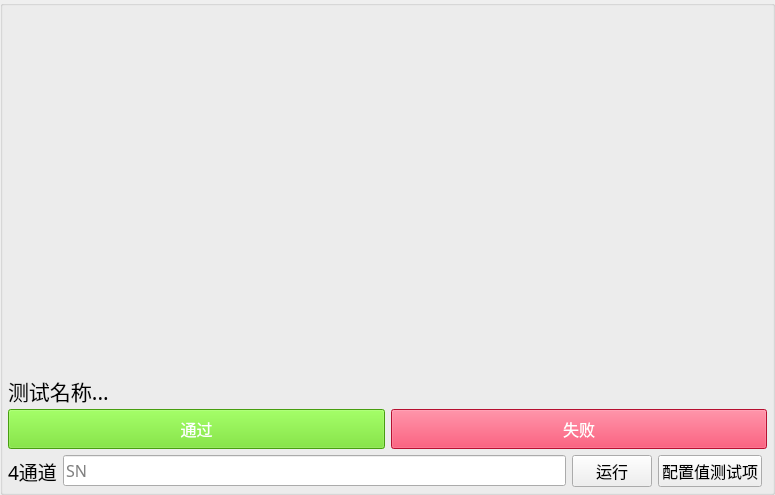
  <widget class="QGroupBox" name="groupBox_7">
   <property name="geometry">
    <rect>
     <x>1145</x>
     <y>495</y>
     <width>775</width>
     <height>495</height>
    </rect>
   </property>
   <property name="styleSheet">
    <string notr="true">QPushButton#pushButton_403{
color:white;
background:#64dd17;
}
QPushButton#pushButton_404{
color:white;
background:#ff1744;
}</string>
   </property>
   <property name="title">
    <string/>
   </property>
   <layout class="QVBoxLayout" name="verticalLayout_5">
    <property name="leftMargin">
     <number>5</number>
    </property>
    <property name="topMargin">
     <number>5</number>
    </property>
    <property name="rightMargin">
     <number>5</number>
    </property>
    <property name="bottomMargin">
     <number>5</number>
    </property>
    <item>
     <widget class="QStackedWidget" name="stackedWidget_4">
      <property name="sizePolicy">
       <sizepolicy hsizetype="Expanding" vsizetype="Expanding">
        <horstretch>0</horstretch>
        <verstretch>0</verstretch>
       </sizepolicy>
      </property>
      <property name="currentIndex">
       <number>0</number>
      </property>
      <widget class="QWidget" name="page_401">
       <layout class="QVBoxLayout" name="verticalLayout_13">
        <property name="leftMargin">
         <number>0</number>
        </property>
        <property name="topMargin">
         <number>0</number>
        </property>
        <property name="rightMargin">
         <number>0</number>
        </property>
        <property name="bottomMargin">
         <number>0</number>
        </property>
        <item>
         <layout class="QHBoxLayout" name="horizontalLayout_26">
          <item>
           <widget class="QLabel" name="label_401">
            <property name="sizePolicy">
             <sizepolicy hsizetype="Expanding" vsizetype="Expanding">
              <horstretch>5</horstretch>
              <verstretch>0</verstretch>
             </sizepolicy>
            </property>
            <property name="font">
             <font>
              <family>微软雅黑</family>
              <pointsize>28</pointsize>
             </font>
            </property>
            <property name="text">
             <string/>
            </property>
            <property name="alignment">
             <set>Qt::AlignCenter</set>
            </property>
           </widget>
          </item>
         </layout>
        </item>
        <item>
         <widget class="QLabel" name="label_403">
          <property name="minimumSize">
           <size>
            <width>0</width>
            <height>25</height>
           </size>
          </property>
          <property name="maximumSize">
           <size>
            <width>16777215</width>
            <height>25</height>
           </size>
          </property>
          <property name="font">
           <font>
            <family>黑体</family>
            <pointsize>16</pointsize>
           </font>
          </property>
          <property name="text">
           <string>测试名称...</string>
          </property>
         </widget>
        </item>
        <item>
         <layout class="QHBoxLayout" name="horizontalLayout_29">
          <item>
           <widget class="QPushButton" name="pushButton_403">
            <property name="minimumSize">
             <size>
              <width>0</width>
              <height>40</height>
             </size>
            </property>
            <property name="maximumSize">
             <size>
              <width>16777215</width>
              <height>40</height>
             </size>
            </property>
            <property name="font">
             <font>
              <family>黑体</family>
              <pointsize>12</pointsize>
             </font>
            </property>
            <property name="focusPolicy">
             <enum>Qt::NoFocus</enum>
            </property>
            <property name="text">
             <string>通过</string>
            </property>
           </widget>
          </item>
          <item>
           <widget class="QPushButton" name="pushButton_404">
            <property name="minimumSize">
             <size>
              <width>0</width>
              <height>40</height>
             </size>
            </property>
            <property name="maximumSize">
             <size>
              <width>16777215</width>
              <height>40</height>
             </size>
            </property>
            <property name="font">
             <font>
              <family>黑体</family>
              <pointsize>12</pointsize>
             </font>
            </property>
            <property name="focusPolicy">
             <enum>Qt::NoFocus</enum>
            </property>
            <property name="text">
             <string>失败</string>
            </property>
           </widget>
          </item>
         </layout>
        </item>
       </layout>
      </widget>
      <widget class="QWidget" name="page_402">
       <layout class="QVBoxLayout" name="verticalLayout_9">
        <property name="leftMargin">
         <number>0</number>
        </property>
        <property name="topMargin">
         <number>0</number>
        </property>
        <property name="rightMargin">
         <number>0</number>
        </property>
        <property name="bottomMargin">
         <number>0</number>
        </property>
        <item>
         <widget class="QTableWidget" name="tableWidget_401"/>
        </item>
       </layout>
      </widget>
     </widget>
    </item>
    <item>
     <layout class="QHBoxLayout" name="horizontalLayout_21">
      <property name="rightMargin">
       <number>5</number>
      </property>
      <item>
       <widget class="QLabel" name="label_402">
        <property name="font">
         <font>
          <family>微软雅黑</family>
          <pointsize>14</pointsize>
         </font>
        </property>
        <property name="text">
         <string>4通道</string>
        </property>
       </widget>
      </item>
      <item>
       <widget class="QLineEdit" name="lineEdit_401">
        <property name="font">
         <font>
          <family>微软雅黑</family>
          <pointsize>12</pointsize>
         </font>
        </property>
        <property name="cursor">
         <cursorShape>IBeamCursor</cursorShape>
        </property>
        <property name="mouseTracking">
         <bool>false</bool>
        </property>
        <property name="focusPolicy">
         <enum>Qt::ClickFocus</enum>
        </property>
        <property name="text">
         <string/>
        </property>
        <property name="placeholderText">
         <string>SN</string>
        </property>
       </widget>
      </item>
      <item>
       <widget class="QPushButton" name="pushButton_401">
        <property name="font">
         <font>
          <family>微软雅黑</family>
          <pointsize>12</pointsize>
         </font>
        </property>
        <property name="focusPolicy">
         <enum>Qt::NoFocus</enum>
        </property>
        <property name="text">
         <string>运行</string>
        </property>
       </widget>
      </item>
      <item>
       <widget class="QPushButton" name="pushButton_402">
        <property name="font">
         <font>
          <family>微软雅黑</family>
          <pointsize>12</pointsize>
         </font>
        </property>
        <property name="focusPolicy">
         <enum>Qt::NoFocus</enum>
        </property>
        <property name="text">
         <string>配置值测试项</string>
        </property>
       </widget>
      </item>
     </layout>
    </item>
   </layout>
  </widget>
